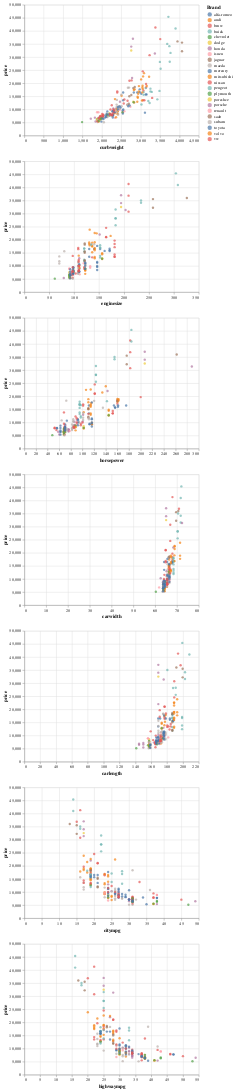

This figure's notebook cell:
### Markdown cell above
We find seven factors that affect the price and make price forecast, which are enginesize, curbweight, horsepower, carwidth, carlength, citympg and highwaympg.

### Code cell
C=[]
for i in cols:
    c1=alt.Chart(df).mark_circle().encode(
        x=i,
        y="price",
        color="Brand"
    )
    C.append(c1)
alt.vconcat(*C)

### Figure 1 — Vega-Lite specification as saved in the notebook (floating-point values rounded to 4 significant figures; data arrays with more than 128 entries replaced by an {"elided": "..."} marker saying what was removed)
{"config": {"view": {"continuousWidth": 400, "continuousHeight": 300}}, "vconcat": [{"mark": "circle", "encoding": {"color": {"field": "Brand", "type": "nominal"}, "x": {"field": "curbweight", "type": "quantitative"}, "y": {"field": "price", "type": "quantitative"}}}, {"mark": "circle", "encoding": {"color": {"field": "Brand", "type": "nominal"}, "x": {"field": "enginesize", "type": "quantitative"}, "y": {"field": "price", "type": "quantitative"}}}, {"mark": "circle", "encoding": {"color": {"field": "Brand", "type": "nominal"}, "x": {"field": "horsepower", "type": "quantitative"}, "y": {"field": "price", "type": "quantitative"}}}, {"mark": "circle", "encoding": {"color": {"field": "Brand", "type": "nominal"}, "x": {"field": "carwidth", "type": "quantitative"}, "y": {"field": "price", "type": "quantitative"}}}, {"mark": "circle", "encoding": {"color": {"field": "Brand", "type": "nominal"}, "x": {"field": "carlength", "type": "quantitative"}, "y": {"field": "price", "type": "quantitative"}}}, {"mark": "circle", "encoding": {"color": {"field": "Brand", "type": "nominal"}, "x": {"field": "citympg", "type": "quantitative"}, "y": {"field": "price", "type": "quantitative"}}}, {"mark": "circle", "encoding": {"color": {"field": "Brand", "type": "nominal"}, "x": {"field": "highwaympg", "type": "quantitative"}, "y": {"field": "price", "type": "quantitative"}}}], "data": {"name": "data-37de221e775b76640e8db0cf75da32b2"}, "$schema": "https://vega.github.io/schema/vega-lite/v4.17.0.json", "datasets": {"data-37de221e775b76640e8db0cf75da32b2": {"elided": "205 records"}}}
